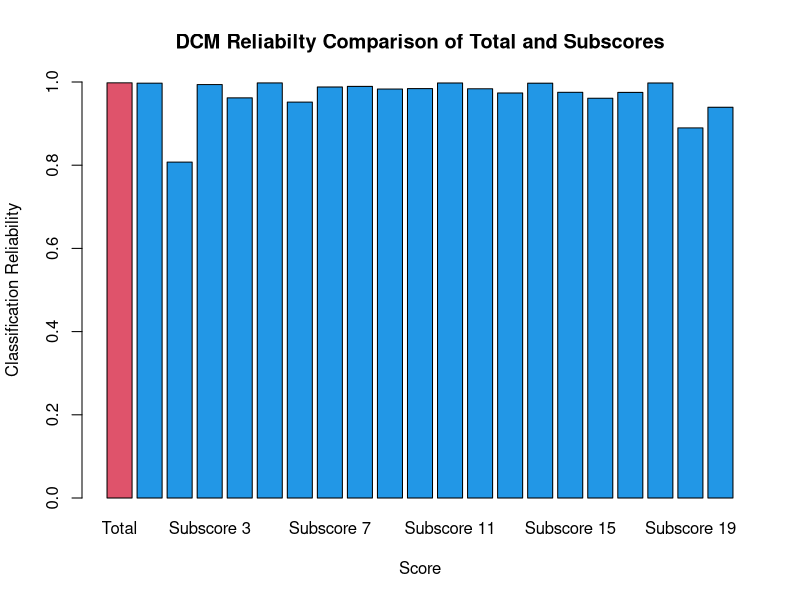

Source code (R):
# App for subscores

nitems = 50
nscores = 20
nexam = 10000

#create item parameters using IRT model (3PL)
mainEffectLB = 1
mainEffectUB = 2
interceptLB = -1.5
interceptUB = 1.5
propMastersLB = .4
propMastersUB = .6

#generate item parameters
ME = runif(n = nitems, min = mainEffectLB, max = mainEffectUB)
Int = runif(n = nitems, min = interceptLB, max = interceptUB)
pMasters = runif(n = 1, min = propMastersLB, max = propMastersUB)

pMastersSub = runif(n = nscores, min = propMastersLB, max = propMastersUB) 
students = rbinom(n = nexam, size = 1, prob = pMasters)

#create simulated items

#generate data
ICBC = function(alpha, int, me){
  prob = exp(int+me*alpha)/(1+exp(int+me*alpha))
  return(prob)
}

DCMdataN1 = function(alpha, int, me){
  prob = ICBC(alpha = alpha, int = int, me = me)
  data = matrix(rbinom(n = length(int), size = 1, prob = prob),nrow=1)
  return(data)
}

DCMdataALL = function(alpha, int, me){
  tdata = sapply(X = alpha, FUN = DCMdataN1, simplify = TRUE, int, me)
  data = t(tdata)
  return(data)
}

DCMclassifyN1 = function(data, int, me, propM){
  alpha0 = 0
  probA0 = ICBC(alpha = alpha0, int = int, me = me)
  likeA0 = prod(dbinom(x = data, size = 1, prob = probA0))
  
  alpha1 = 1
  probA1 = ICBC(alpha = alpha1, int = int, me = me)
  likeA1 = prod(dbinom(x = data, size = 1, prob = probA1))
  
  probMaster = likeA1*propM/(likeA1*propM + likeA0*(1-propM))
  return(probMaster)
}

DCMclassifyALL = function(data, int, me, propM){
  tprob = apply(X = data, MARGIN = 1, FUN = DCMclassifyN1, int, me, propM)
  return(tprob)
}

dec2bin = function(decimal_number, nattributes, basevector){
  dec = decimal_number
  profile = matrix(NA, nrow = 1, ncol = nattributes)
  for (i in nattributes:1){
    profile[1,i] =  dec%%basevector[1,i]
    dec = (dec-dec%%basevector[1,i])/basevector[1,i]
  }
  return(profile)
}

marginalize_attribute_probabilities = function(profile_estimates, natts){
  #create attribute profile matrix
  att_profile = NULL
  for (profile in 0:(2^natts-1)){
    att_profile = rbind(att_profile, dec2bin(decimal_number = profile, nattributes = 3, basevector = matrix(rep(2,3), nrow = 1)))
  }
  
  #marginalize attributes via matrix product
  marginal_estimates = as.matrix(profile_estimates) %*% att_profile
  
  marginal_estimates = data.frame(marginal_estimates)
  colnames(marginal_estimates) = paste("Attribute", 1:natts, sep="")
  return(marginal_estimates)
}

calculate_attribute_reliability = function(marginal_attribute_estimates, nreps){
  
  if (tryCatch(require("polycor")) == FALSE){
    install.packages("polycor")
    library(polycor)
  }
  
  #convert to matrix:
  marginal_attribute_estimates = as.matrix(marginal_attribute_estimates)
  
  #draw probabilities with replication:
  sampled_examinees = as.matrix(sample(x = marginal_attribute_estimates, size = nreps, replace = TRUE))
  
  #draw data, twice
  simdata = cbind(rbinom(n=nreps, size=1, prob=sampled_examinees), rbinom(n=nreps, size=1, prob=sampled_examinees))
  
  #calculate tetrachoric correlation between two draws
  reliability = polychor(x = simdata[,1], y = simdata[,2])
  
  return(reliability)
}


allOfIt = function(nexam, int, me, pMasters){
  #generate examinee parameters
  alpha = rbinom(n = nexam, size = 1, prob = pMasters)
  
  #simulate data
  simdata = DCMdataALL(alpha = alpha, int = Int, me = ME)
  
  #create classifications
  classification = DCMclassifyALL(data = simdata, int = int, me = me, propM = pMasters)
  
  #calculate DCM reliabilities
  reliability = calculate_attribute_reliability(marginal_attribute_estimates = classification, nreps = 10000)
  
  return(reliability)
}

#calculate overall Reliability
rel = allOfIt(nexam = nexam, int = Int, me = ME, pMasters = pMasters)

remainder = nitems %% nscores
nitemsSub = rep(nitems %/% nscores, nscores)
if (remainder > 0){
  for (test in 1:remainder){
    nitemsSub[test] = nitemsSub[test] +1
  }
}

subtestItems = list()
ItemsLeft = 1:nitems
for (test in 1:nscores){
  
  subtestItems[[test]] = sample(x = ItemsLeft, size = nitemsSub[test], replace = FALSE)
  ItemsLeft = ItemsLeft[which(!(ItemsLeft %in% subtestItems[[test]]))]
  
  rel = c(rel, allOfIt(nexam = nexam, int = Int[subtestItems[[test]]], me = ME[subtestItems[[test]]], pMasters = pMastersSub[test]))
}

names(rel) = c("Total", paste("Subscore", 1:nscores))
barplot(rel, ylim = c(0,1), col = c(2,rep(4,nscores)), ylab = "Classification Reliability", xlab = "Score", main = "DCM Reliabilty Comparison of Total and Subscores")
